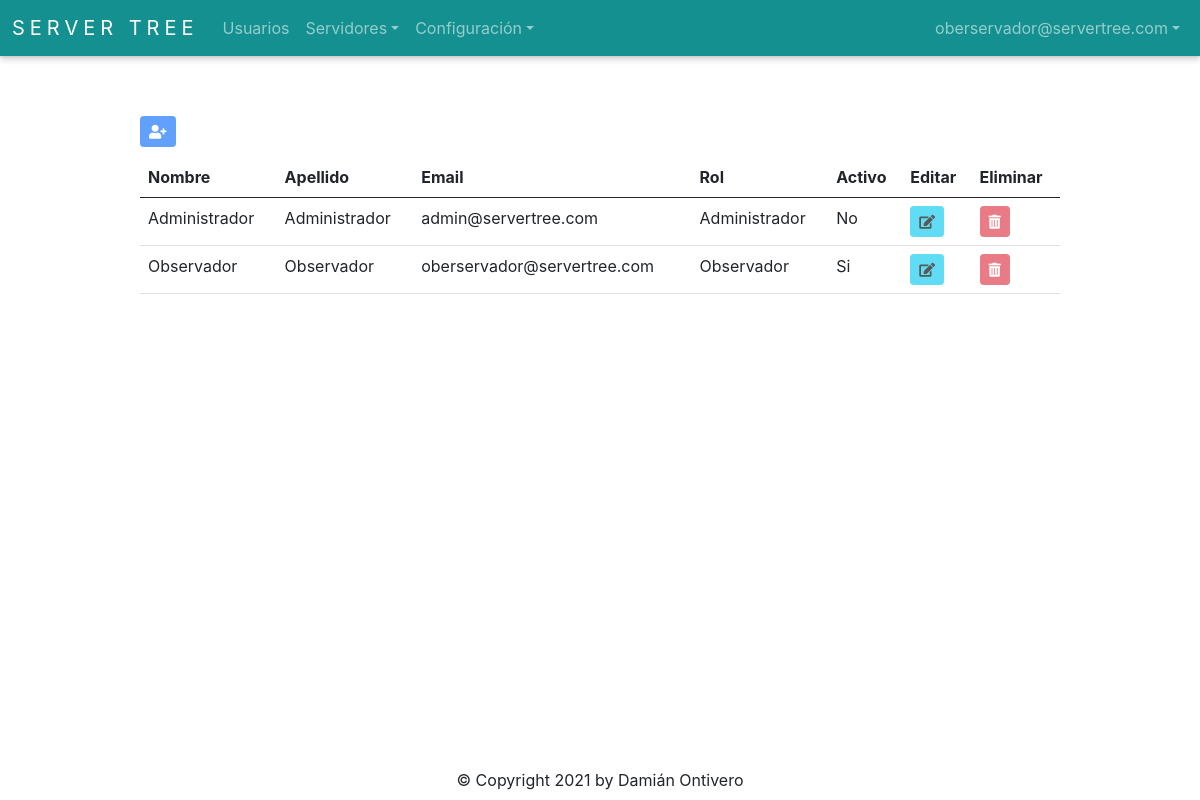
Screenshot of /auth/get_user_all (signed in) with the database file from the repository.
### app/auth/models.py (models this page shows, shortened)
class User(db.Model, UserMixin):
    __tablename__ = 'Users'
    id = db.Column(db.Integer, autoincrement=True, primary_key=True)
    firstname = db.Column(db.String(128), nullable=False)
    lastname = db.Column(db.String(128), nullable=False)
    email = db.Column(db.String(256), unique=True, nullable=False)
    password = db.Column(db.String(256), nullable=False)
    role_id = db.Column(db.Integer, db.ForeignKey('Roles.id'), nullable=False)
    is_active = db.Column(db.Boolean)
    @staticmethod
    def get_by_id(id):
        return User.query.get(id)

class Role(db.Model):
    __tablename__ = 'Roles'
    id = db.Column(db.Integer, autoincrement=True, primary_key=True)
    role = db.Column(db.String(30), unique=True, nullable=False)
    @staticmethod
    def get_all():
        return Role.query.all()

### app/auth/routes.py (the view)
@auth_bp.route('/get_user_all', methods=['GET', 'POST'])
@login_required
def get_user_all():
    data = db.session.query(User, Role).join(Role).all()
    environments = Environment.get_all()
    user_form = UserForm()
    return render_template('user.html', data=data, environments=environments, user_form=user_form)

### app/auth/routes.py (called while the page is built)
@login_manager.user_loader
def load_user(user_id):
    return User.get_by_id(int(user_id))

### app/environments/models.py (called while the page is built)
    @staticmethod
    def get_all():
        return Environment.query.all()

### app/auth/templates/user.html (shortened to what this page needs)
{% extends 'base.html' %}
{% import 'bootstrap/wtf.html' as wtf %}
{% block content %}
<div class="buttons">
  {% if current_user.role_id == 1 %}
    <button type="button" id="addUserButton" class="btn btn-primary btn-sm" data-bs-toggle="modal" data-bs-target="#userModal"><i class="fas fa-user-plus"></i></button>
  {% else %}
    <button disabled type="button" id="addUserButton" class="btn btn-primary btn-sm" data-bs-toggle="modal" data-bs-target="#userModal"><i class="fas fa-user-plus"></i></button>
  {% endif %}
</div>
<table class="table table-hover">
  <thead>
    <tr>
      <th>Nombre</th>
      <th>Apellido</th>
      <th>Email</th>
      <th>Rol</th>
      <th>Activo</th>
      <th>Editar</th>
      <th>Eliminar</th>
    </tr>
  </thead>
  <tbody>
    {% for user, role in data %}
      <tr>
        <td>{{ user.firstname }}</td>
        <td>{{ user.lastname }}</td>
        <td>{{ user.email }}</td>
        <td>{{ role.role }}</td>
        <td>
          {% if user.is_active == 0 %}
            No
          {% elif user.is_active == 1  %}
            Si
          {% endif %}
        </td>
        {% if current_user.role_id == 1 %}
          <td>
            <button type="button" class="btn btn-info btn-sm" id="editUserButton" data-id={{ user.id }} data-bs-toggle="modal" data-bs-target="#userModal"><i class="fas fa-edit"></i></button>
          </td>
          <td>
            <button type="button" class="btn btn-danger btn-sm" id="deleteUserButton" data-id={{ user.id }} data-bs-toggle="modal" data-bs-target="#deleteUserModal"><i class="fas fa-trash-alt"></i></button>
          </td>
        {% else %}
          <td>
            <button disabled type="button" class="btn btn-info btn-sm" id="editUserButton" data-id={{ user.id }} data-bs-toggle="modal" data-bs-target="#userModal"><i class="fas fa-edit"></i></button>
          </td>
          <td>
            <button disabled type="button" class="btn btn-danger btn-sm" id="deleteUserButton" data-id={{ user.id }} data-bs-toggle="modal" data-bs-target="#deleteUserModal"><i class="fas fa-trash-alt"></i></button>
          </td>
        {% endif %}
      </tr>
    {% endfor %}
  </tbody>
</table>
{% endblock %}

### app/templates/base.html (shortened to what this page needs)
<!doctype html>
<html>
<head>
  <link rel="stylesheet" href="{{ url_for('static', filename='style.css') }}">
  <link rel="stylesheet" href="https://cdn.jsdelivr.net/npm/bootstrap@5.0.0/dist/css/bootstrap.min.css">
  <link rel="stylesheet" href="https://use.fontawesome.com/releases/v5.6.3/css/all.css">
</head>
<body>
  <nav class="navbar navbar-expand-lg navbar-dark">
      <div class="container-fluid">
        <a class="navbar-brand" href="{{ url_for('index.index') }}">Server Tree</a>
        <div class="collapse navbar-collapse" id="navbarSupportedContent">
          <ul class="navbar-nav me-auto mb-2 mb-lg-0">
              <li class="nav-item">
                <a class="nav-link" href="{{ url_for('auth.get_user_all') }}">Usuarios</a>
              </li>
              <li class="nav-item dropdown">
                  <a class="nav-link dropdown-toggle" href="#" id="navbarDropdown" role="button" data-bs-toggle="dropdown" aria-expanded="false">Servidores</a>
              </li>
              <li class="nav-item dropdown">
                  <a class="nav-link dropdown-toggle" href="#" id="navbarDropdown" role="button" data-bs-toggle="dropdown" aria-expanded="false">Configuración</a>
              </li>
          </ul>
          <ul class="navbar-nav">
            <li class="nav-item dropdown">
              <a class="nav-link dropdown-toggle" href="#" id="navbarDropdown" role="button" data-bs-toggle="dropdown" aria-expanded="false">{{ current_user.email }}</a>
            </li>
          </ul>
        </div>
      </div>
  </nav>
  <div class="container-base">
    {% block content %}{% endblock %}
  </div>
  <div class="footer">
    &copy; Copyright 2021 by Damián Ontivero
  </div>
</body>
</html>

### app/static/style.css (style rules this page uses)
* { text-decoration: none; font-family: -apple-system, BlinkMacSystemFont, 'Segoe UI', Roboto, Oxygen, Ubuntu, Cantarell, 'Open Sans', 'Helvetica Neue', sans-serif; }
html, body { margin: 0; padding: 0; width: 100%; height: 100%; position: relative; }
.navbar { background-color: #159090; box-shadow: 0 0 0.2rem rgb(0 0 0 / 10%), 0 0.2rem 0.4rem rgb(0 0 0 / 20%); }
.navbar-brand { text-transform: uppercase; letter-spacing: 5px; font-size: large; }
.footer { width: 100%; text-align: center; position: absolute; bottom: 1%; }
.container-base { width: 80%; position: relative; padding: 20px; left: 10%; top: 5%; overflow-x: auto; }
.container-base .buttons { margin-bottom: 10px; }

### rows the page displays
User: email "oberservador@servertree.com", firstname "Observador", lastname "Observador", role "Observador", is_active "Si"
User: firstname "Administrador", lastname "Administrador", email "admin@servertree.com", role "Administrador", is_active "No"
